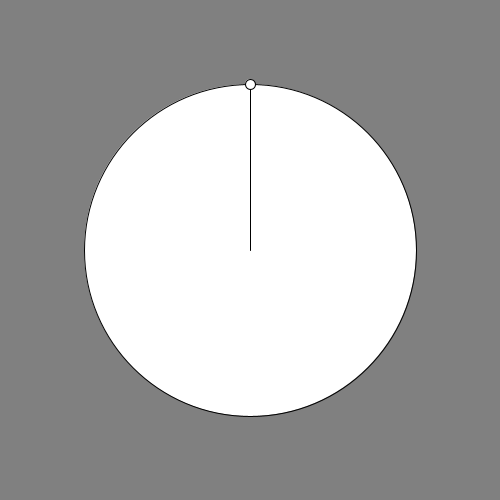
Frame 1 (no input)
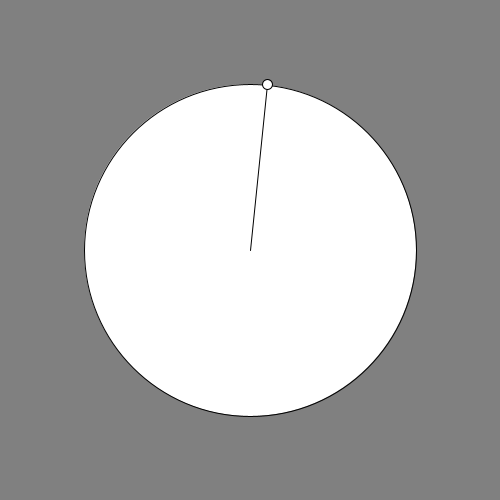
Frame 60 (the mouse pressed at the canvas centre just before this capture)
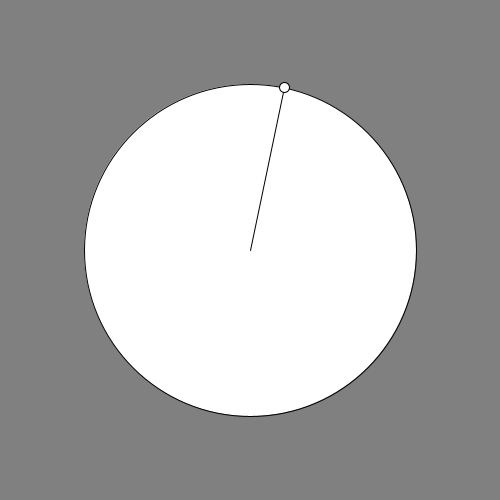
Frame 120 (the mouse held since frame 60 and released just before this capture)

The Processing sketch that drew these frames (run headless with seeded random() and noise(); from frame 60 on, the mouse is pressed at the canvas centre):

// Processing sketch: processing_141199
// ── processing_141199.pde

float cx;
float cy;
float diameter;
float radius;

float x;
float y;
float angle;

void setup(){
  size(500, 500);
  frameRate(10);
  cx = width/2;
  cy = height/2;
  diameter = (width/3)*2;
  radius = diameter/2;
  angle = -90;
  
  ellipseMode(CENTER);
}

void draw() {
  
  background(128);
  fill(255);
  ellipse(cx, cy, diameter, diameter); 

  if(frameCount % 10 == 0){ // every second add one to the angle
    angle++;
    println(angle);
  }
  
  x = cos(radians(angle))*radius;
  y = sin(radians(angle))*radius;
  
  line(cx, cy, cx+x, cy+y);
  ellipse(cx+x, cy+y, 10, 10);
  
}
